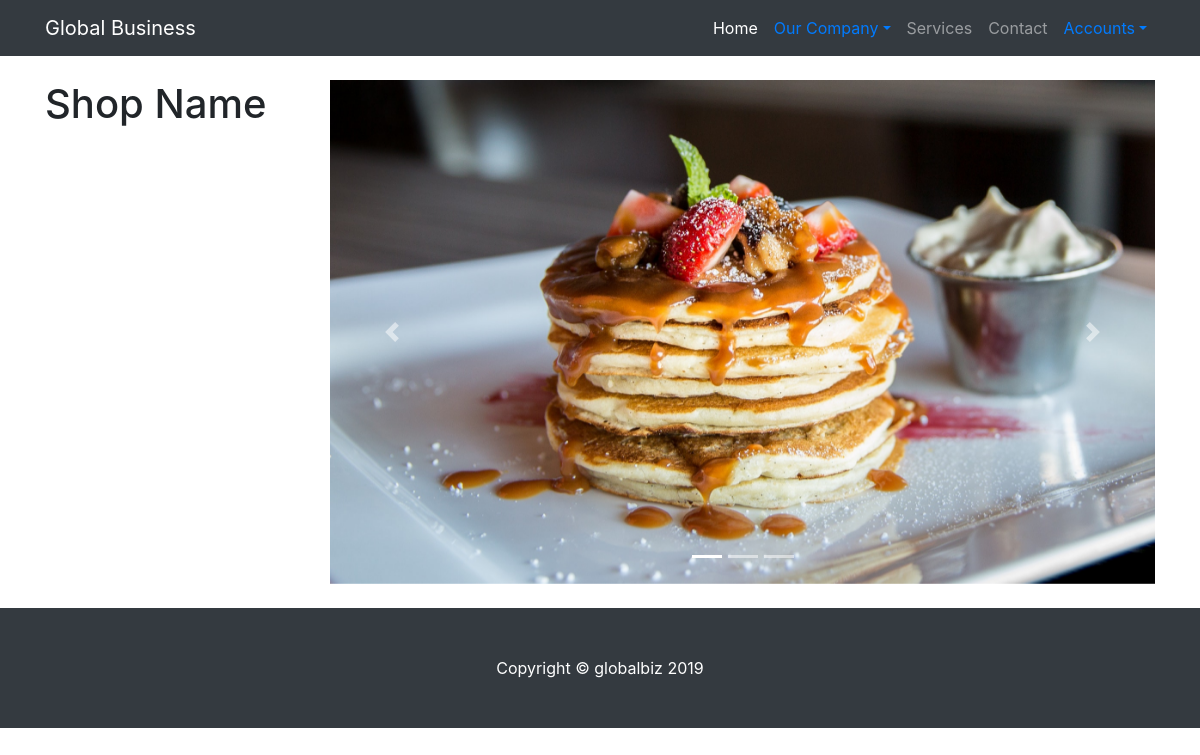
Before: / with the older database file.
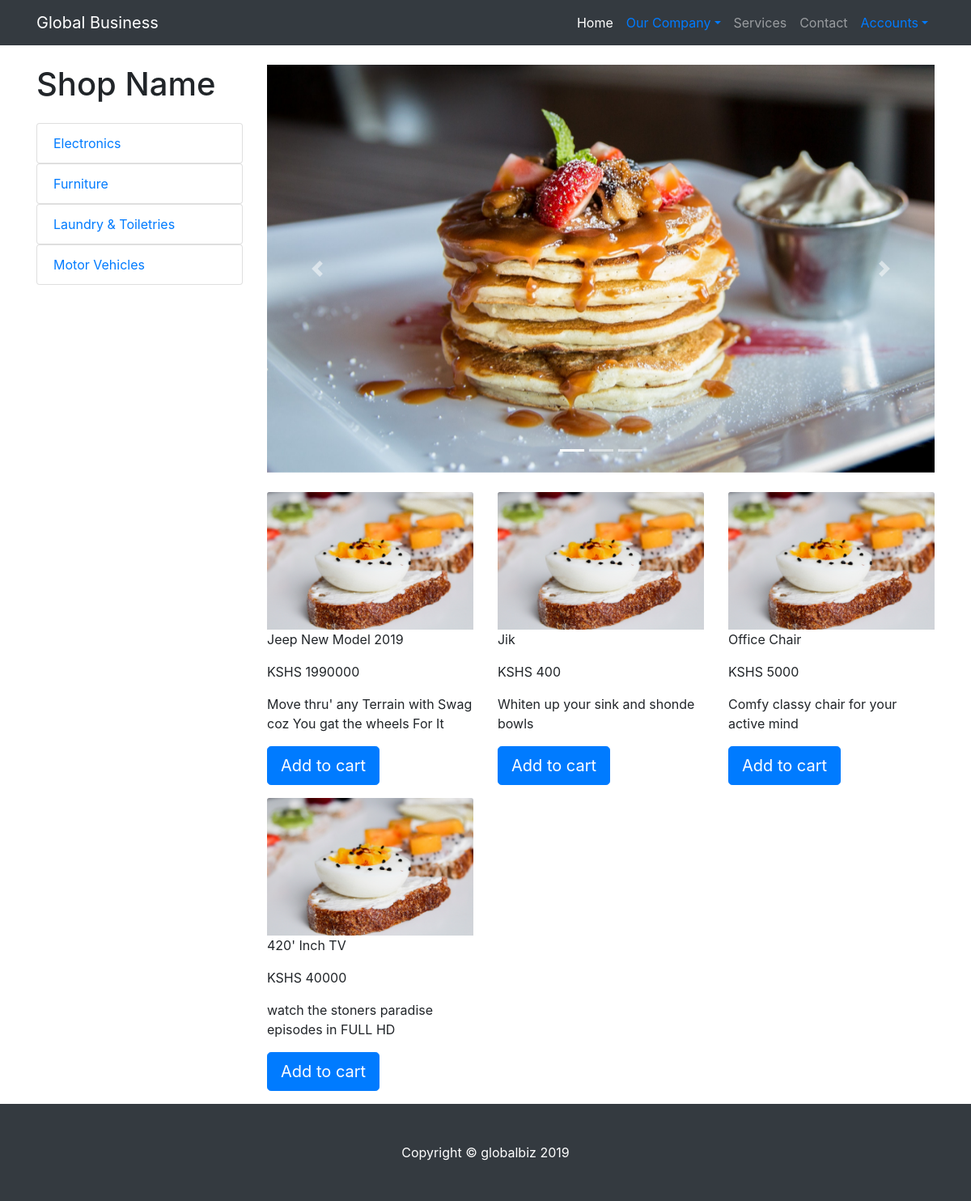
After: the same page with the newer database file.
### category/models.py (models this page shows, shortened)
class Category(models.Model):
    name = models.CharField(max_length=100)
    description = models.TextField()

### product/models.py (models this page shows, shortened)
class Product(models.Model):
    title = models.CharField(max_length=120)
    description = models.TextField()
    price = models.IntegerField()
    category = models.ForeignKey(Category, on_delete=models.CASCADE, default=None)

### globalbiz/views.py (the view)
# urls.py: path('', views.home, name='globalbiz-home')
def home(request):
    context = {
        'categories': Category.objects.all(),
        'products' : Product.objects.all()
    }
    return render(request, 'globalbiz/index.html', context)

### globalbiz/templates/globalbiz/index.html (shortened to what this page needs)
{% extends "globalbiz/base.html" %}
{% load static %}
{% block content  %}
<div class="container">
    <div class="row">
        <div class="col-lg-3">
            <h1 class="my-4">Shop Name</h1>
            {% for category in categories %}
            <div class="list-group">
                <a href="#" class="list-group-item">{{category.name}}</a>
            </div>
            {% endfor %}
        </div>
        <div class="col-lg-9">
            <div id="carouselExampleIndicators" class="carousel slide my-4" data-ride="carousel">
                <ol class="carousel-indicators">
                    <li data-target="#carouselExampleIndicators" data-slide-to="0" class="active"></li>
                    <li data-target="#carouselExampleIndicators" data-slide-to="1"></li>
                    <li data-target="#carouselExampleIndicators" data-slide-to="2"></li>
                </ol>
                <div class="carousel-inner" role="listbox">
                    <div class="carousel-item active">
                        <img class="d-block img-fluid" src="{% static 'globalbiz/images/brek.jpg' %}" alt="First slide">
                    </div>
                </div>
                <a class="carousel-control-prev" href="#carouselExampleIndicators" role="button" data-slide="prev">
                    <span class="carousel-control-prev-icon" aria-hidden="true"></span>
                </a>
                <a class="carousel-control-next" href="#carouselExampleIndicators" role="button" data-slide="next">
                    <span class="carousel-control-next-icon" aria-hidden="true"></span>
                </a>
            </div>
            <div class="row">
                {% for product in products %}
                 <div class="col-lg-4">
                    <a href="#"><img class="card-img-top" src="{% static 'globalbiz/images/del.jpg' %}" alt=""></a>
                   <p>{{product.title}}</p>
                   <p>KSHS {{ product.price }}</p>
                   <p>{{product.description}}</p>
                   <p><a class="btn btn-lg btn-primary" href="#" role="button">Add to cart</a></p>
                </div>
                {% endfor %}
               </div>
        </div>
    </div>
</div>
{% endblock content %}

### globalbiz/templates/globalbiz/base.html (shortened to what this page needs)
{% load static %}
<!DOCTYPE html>
<html lang="en">
<head>
    <link href="{% static 'globalbiz/css/bootstrap.min.css' %}" rel="stylesheet">
    <link href="{% static 'globalbiz/css/shop-homepage.css' %}" rel="stylesheet">
</head>
<body>
    <header>
        {% include 'globalbiz/navbar.html' %}
    </header>
{% block content  %}
{% endblock %}
</body>
<footer class="py-5 bg-dark">
    <div class="container">
        <p class="m-0 text-center text-white">Copyright &copy; globalbiz 2019</p>
    </div>
</footer>
</html>

### globalbiz/templates/globalbiz/navbar.html (shortened to what this page needs)
<nav class="navbar navbar-expand-lg navbar-dark bg-dark fixed-top">
    <div class="container">
        <a class="navbar-brand" href="{% url 'globalbiz-home' %}">Global Business</a>
        <div class="collapse navbar-collapse" id="navbarResponsive">
            <ul class="navbar-nav ml-auto">
                <li class="nav-item active">
                    <a class="nav-link" href="{% url 'globalbiz-home' %}">Home
                    </a>
                </li>
                <div class="nav-link">
                        <li class="dropdown">
                          <a class="dropdown-toggle" href="#" data-toggle="dropdown" role="button" aria-haspopup="true">Our Company</a>
                        </li>
                </div>
                <li class="nav-item">
                    <a class="nav-link" href="#">Services</a>
                </li>
                <li class="nav-item">
                    <a class="nav-link" href="#">Contact</a>
                </li>
                <div class="nav-item">
                        <div class="nav-link">
                            <li class="dropdown">
                              <a class="dropdown-toggle" href="#" data-toggle="dropdown" role="button" aria-haspopup="true">Accounts</a>
                            </li>
                        </div>
                    </div>
            </ul>
        </div>
    </div>
</nav>

### globalbiz/static/globalbiz/css/shop-homepage.css (style rules this page uses)
body { padding-top: 56px; }

Changed rows visible on the page:
added Category: name "Electronics"
added Category: name "Furniture"
added Category: name "Laundry & Toiletries"
added Category: name "Motor Vehicles"
added Product: title "Jeep New Model 2019", price "1990000", description "Move thru' any Terrain with Swag coz You gat the wheels For It"
added Product: title "Jik", price "400", description "Whiten up your sink and shonde bowls"
added Product: title "Office Chair", price "5000", description "Comfy classy chair for your active mind"
added Product: title "420' Inch TV", price "40000", description "watch the stoners paradise episodes in FULL HD"
